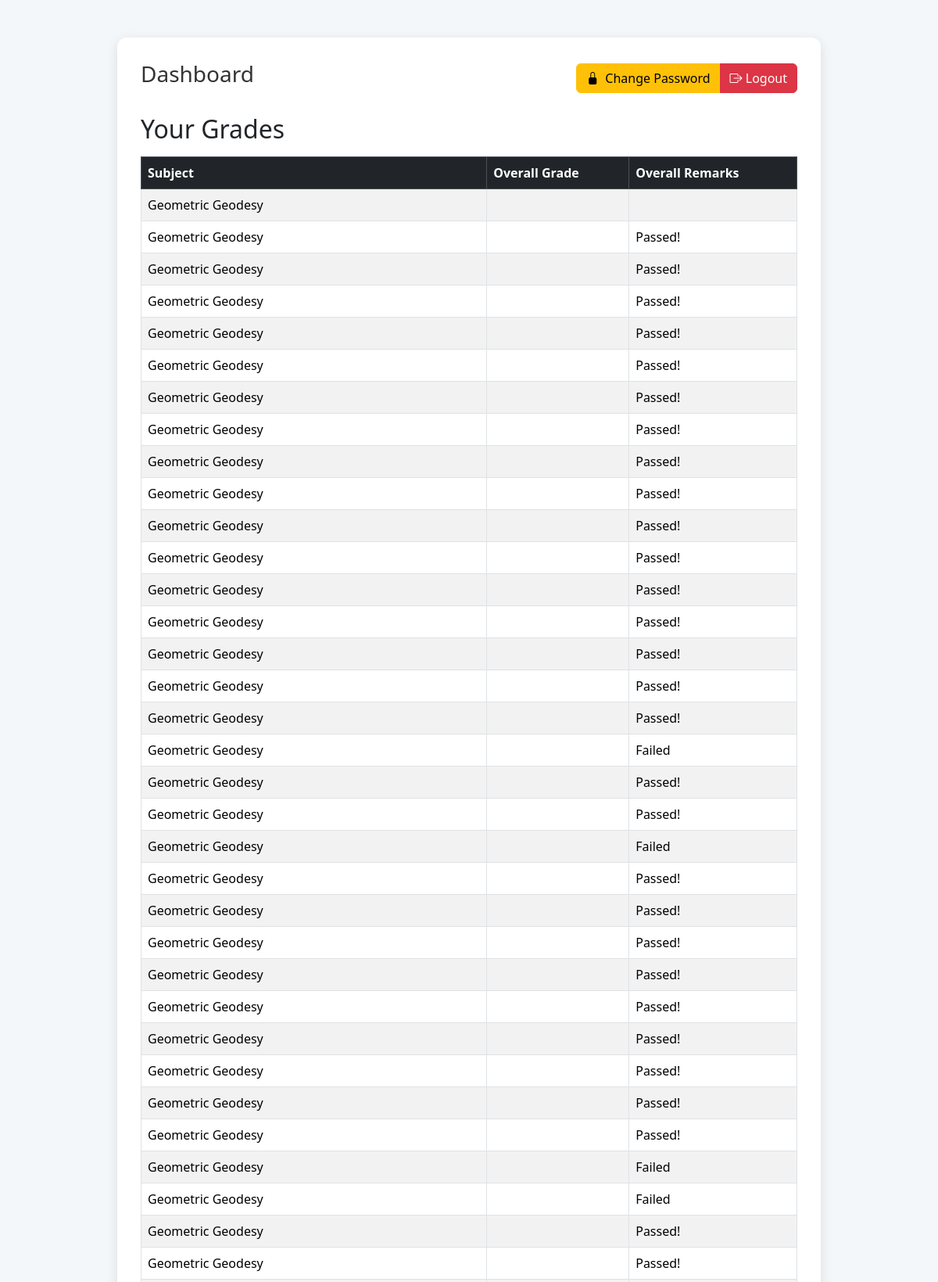
Screenshot of /dashboard/student (signed in, upper part) with the database file from the repository.
### app.py (models this page shows)
class Student(db.Model):
    __tablename__ = 'student'
    student_id = db.Column(db.String(100), primary_key=True)
    subject = db.Column(db.String(100), primary_key=True)
    name = db.Column(db.String(150), nullable=False)
    quiz1 = db.Column(db.String(10), default='0')
    quiz2 = db.Column(db.String(10), default='0')
    quiz3 = db.Column(db.String(10), default='0')
    quiz4 = db.Column(db.String(10), default='0')
    quiz5 = db.Column(db.String(10), default='0')
    quiz6 = db.Column(db.String(10), default='0')
    quiz7 = db.Column(db.String(10), default='0')
    quiz8 = db.Column(db.String(10), default='0')
    midterm_exam = db.Column(db.String(10), default='0')
    finals_exam = db.Column(db.String(10), default='0')
    midterm_grade = db.Column(db.String(10), default='0')
    finals_grade = db.Column(db.String(10), default='0')
    midterm_remarks = db.Column(db.String(50))
    finals_remarks = db.Column(db.String(50))
    overall_grade = db.Column(db.String(10), default='0')
    overall_remarks = db.Column(db.String(50))
    __table_args__ = (
        db.UniqueConstraint('student_id', 'subject', name='uix_student_subject'),
    )

### app.py (the view)
@app.route('/dashboard/student')
@login_required(role=['Student', 'Admin', 'Instructor'])
def dashboard_student():
    username = session.get('username')
    role = session.get('role')
    if role == 'Student':
        students = Student.query.filter_by(student_id=username).all()
        if not students:
            flash("Student record not found.", "danger")
            return redirect(url_for('login'))
        student_name = students[0].name
    else:
        students = Student.query.all()
        student_name = None
    return render_template(
        'dashboard_student.html',
        students=students,
        student_name=student_name,
        role=role,
        getattr=getattr  # Pass getattr to Jinja2 for dynamic quiz fields
    )

### app.py (called while the page is built)
def login_required(role=None):
    def decorator(f):
        @wraps(f)
        def decorated_function(*args, **kwargs):
            if 'user_id' not in session:
                flash("Please log in first.", "danger")
                return redirect(url_for('login'))
            if role and session.get('role') not in (role if isinstance(role, list) else [role]):
                flash("Access denied.", "danger")
                return redirect(url_for('login'))
            return f(*args, **kwargs)
        return decorated_function
    return decorator

### templates/dashboard_student.html (shortened to what this page needs)
<!DOCTYPE html>
<html lang="en">
<head>
  <link href="https://cdn.jsdelivr.net/npm/bootstrap@5.3.3/dist/css/bootstrap.min.css" rel="stylesheet">
  <link href="https://cdn.jsdelivr.net/npm/bootstrap-icons@1.11.3/font/bootstrap-icons.css" rel="stylesheet">
  <link rel="stylesheet" href="{{ url_for('static', filename='css/student.css') }}">
</head>
<body>
  <div class="container mt-5">
    <div class="d-flex justify-content-between align-items-center mb-4">
      {% if student_name %}
        <h1 class="welcome">Hello, {{ student_name }}!</h1>
      {% else %}
        <h1 class="welcome">Dashboard</h1>
      {% endif %}
      <div class="btn-group">
        <a href="{{ url_for('change_password') }}" class="btn btn-warning"><i class="bi bi-lock-fill me-2"></i>Change Password</a>
        <a href="{{ url_for('logout') }}" class="btn btn-danger"><i class="bi bi-box-arrow-right"></i> Logout</a>
      </div>
    </div>
    {% if students %}
    <h2 class="mb-3">Your Grades</h2>
    <div class="table-responsive">
      <table class="table table-bordered table-striped">
        <thead class="table-dark">
          <tr>
            <th>Subject</th>
             <th>Overall Grade</th>
             <th>Overall Remarks</th>
          </tr>
        </thead>
        <tbody>
          {% for s in students %}
          <tr>
            <td>{{ s.subject }}</td>
            <td>{{ s.overall_grade }}</td>
            <td>{{ s.overall_remarks }}</td>
          </tr>
          {% endfor %}
        </tbody>
      </table>
    </div>
    {% else %}
    <p class="text-center text-muted">No records found.</p>
    {% endif %}
  </div>
</body>
</html>

### static/css/student.css (style rules this page uses)
body { font-family: 'Segoe UI', Tahoma, Geneva, Verdana, sans-serif; background: #f4f7f9; margin: 0; padding: 0; }
.container { max-width: 900px; margin: 50px auto; padding: 30px; background: #ffffff; border-radius: 12px; box-shadow: 0 4px 15px rgba(0,0,0,0.1); }
.welcome { color: #333333; font-size: 28px; margin-bottom: 10px; }

### rows the page displays
Student: subject "Geometric Geodesy"
Student: subject "Geometric Geodesy", overall_remarks "Passed!"
Student: subject "Geometric Geodesy", overall_remarks "Passed!"
Student: subject "Geometric Geodesy", overall_remarks "Passed!"
Student: subject "Geometric Geodesy", overall_remarks "Passed!"
Student: subject "Geometric Geodesy", overall_remarks "Passed!"
Student: subject "Geometric Geodesy", overall_remarks "Passed!"
Student: subject "Geometric Geodesy", overall_remarks "Passed!"
Student: subject "Geometric Geodesy", overall_remarks "Passed!"
Student: subject "Geometric Geodesy", overall_remarks "Passed!"
Student: subject "Geometric Geodesy", overall_remarks "Passed!"
Student: subject "Geometric Geodesy", overall_remarks "Passed!"
Student: subject "Geometric Geodesy", overall_remarks "Passed!"
Student: subject "Geometric Geodesy", overall_remarks "Passed!"
Student: subject "Geometric Geodesy", overall_remarks "Passed!"
Student: subject "Geometric Geodesy", overall_remarks "Passed!"
Student: subject "Geometric Geodesy", overall_remarks "Passed!"
Student: subject "Geometric Geodesy", overall_remarks "Failed"
Student: subject "Geometric Geodesy", overall_remarks "Passed!"
Student: subject "Geometric Geodesy", overall_remarks "Passed!"
Student: subject "Geometric Geodesy", overall_remarks "Failed"
Student: subject "Geometric Geodesy", overall_remarks "Passed!"
Student: subject "Geometric Geodesy", overall_remarks "Passed!"
Student: subject "Geometric Geodesy", overall_remarks "Passed!"
Student: subject "Geometric Geodesy", overall_remarks "Passed!"
Student: subject "Geometric Geodesy", overall_remarks "Passed!"
Student: subject "Geometric Geodesy", overall_remarks "Passed!"
Student: subject "Geometric Geodesy", overall_remarks "Passed!"
Student: subject "Geometric Geodesy", overall_remarks "Passed!"
Student: subject "Geometric Geodesy", overall_remarks "Passed!"
Student: subject "Geometric Geodesy", overall_remarks "Failed"
Student: subject "Geometric Geodesy", overall_remarks "Failed"
Student: subject "Geometric Geodesy", overall_remarks "Passed!"
Student: subject "Geometric Geodesy", overall_remarks "Passed!"
